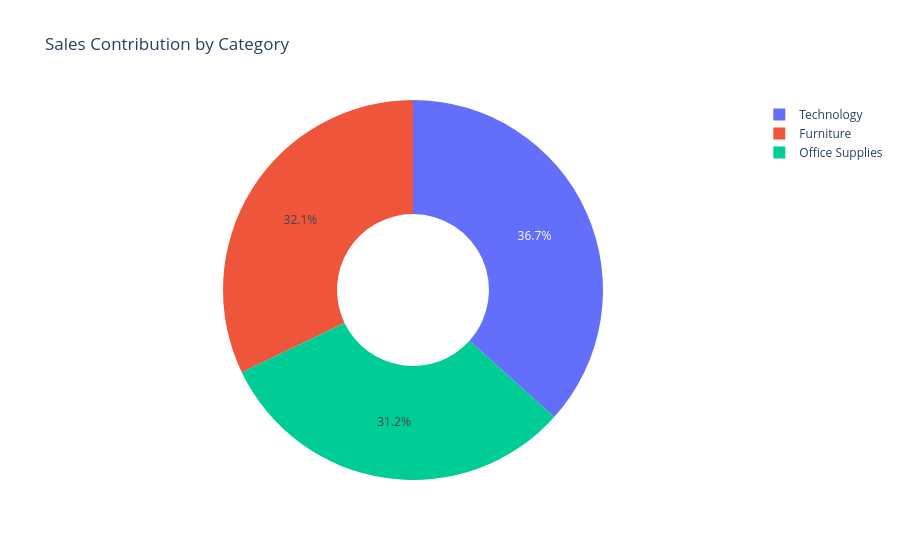

Notebook cell for this chart:
### Code cell
category= df.groupby('Category')['Sales'].sum().reset_index()

fig = go.Figure(data=[go.Pie(
    labels=category['Category'],
    values=category['Sales'],
    hole=0.4,
    textposition='inside'
)])

fig.update_layout(title="Sales Contribution by Category")
fig.show()
fig.write_image("donut1.png")

### Figure 1 — Plotly figure (JSON) as saved in the notebook; plotly's stock layout.template omitted (floating-point values rounded to 4 significant figures)
{"data": [{"hole": 0.4, "labels": ["Furniture", "Office Supplies", "Technology"], "textposition": "inside", "type": "pie", "values": [723500.0, 703200.0, 825900.0]}], "layout": {"title": {"text": "Sales Contribution by Category"}}}
